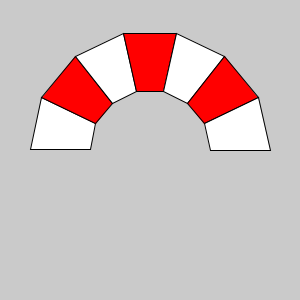
Frame 1 (no input)
Frame 60 (the mouse pressed at the canvas centre just before this capture): identical to frame 1, image omitted
Frame 120 (the mouse held since frame 60 and released just before this capture): identical to frame 1, image omitted

The Processing sketch that drew this single still picture (run headless with seeded random() and noise(); from frame 60 on, the mouse is pressed at the canvas centre):

// Processing sketch: processing_29848
// ── processing_29848.pde

int dovs;

void setup() {
  size(300,300);
  dovs=7;
}

void draw() {
  background(202);
  translate(width*.5,height*.5);
  color[] colors = new color[2];
  colors[0] = color(255);
  colors[1] = color(255,0,0);
  float a=PI;
  for (int i=0;i<dovs;i++) {
    fill(colors[i%colors.length]);
    dovela(0,0,a,a+PI/dovs,width*.2,width*.4);
    a+=PI/dovs;
  }
}

void dovela(float x, float y, float alfa, float beta, float r1, float r2) {
  pushMatrix();
  translate(x,y);
  beginShape();
  vertex(x+r1*cos(alfa), y+r1*sin(alfa));
  vertex(x+r2*cos(alfa), y+r2*sin(alfa));
  vertex(x+r2*cos(beta), y+r2*sin(beta));
  vertex(x+r1*cos(beta), y+r1*sin(beta));
  endShape(CLOSE);
  popMatrix();
}

void mouseClicked() {
  if (dovs<23) dovs+=2;
  else dovs=5;
}               
